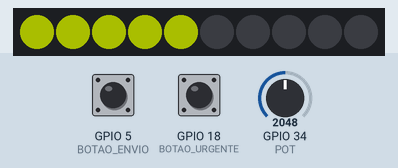
A sketch run on a simulated ESP32. Shown: 10 RGB LEDs in strip order, left to right. The test bench sets the inputs (shaded band); at power-on: GPIO 34 (POT) = 2048, GPIO 5 (BOTAO_ENVIO) HIGH, GPIO 18 (BOTAO_URGENTE) HIGH. Dim RGB values are drawn brighter than linear; WiFi joins after 1.5 s; servers stay silent unless stated; what the sketch prints to the serial monitor is not drawn.

Above: at 2.2 s.
2.3 s: GPIO 34 (POT) set to 2866
At 2.9 s:
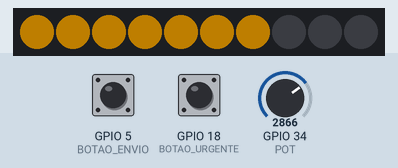
3.8 s: GPIO 34 (POT) set to 3603
At 5.0 s:
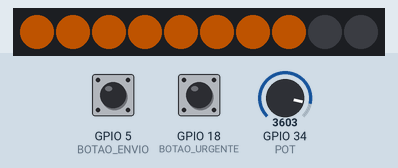
5.3 s: GPIO 34 (POT) set to 4095
At 6.4 s:
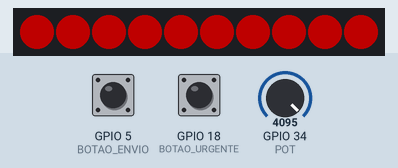
6.8 s: GPIO 34 (POT) set to 1228
At 7.5 s:
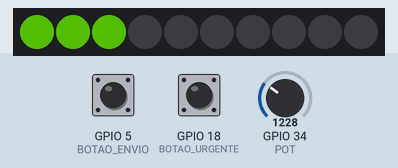
Timing chart, 0 to 9.8 s (numbered marks = the images above; inputs shaded):
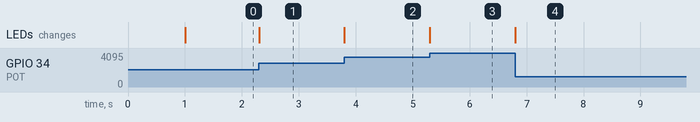

The sketch:

painel2.ino
```cpp
#include <WiFi.h>
#include <HTTPClient.h>
#include <Adafruit_NeoPixel.h>

const char* ssid     = "Desktop_F8A94029";
const char* password = "9895004130331967";

const char* serverUrl = "http://192.168.137.69:5000/update";

#define BOTAO_ENVIO   5
#define BOTAO_URGENTE 18
#define POT     34
#define LED_PIN  14

#define NUM_LEDS 10
#define GRUPO    2

Adafruit_NeoPixel fita(NUM_LEDS, LED_PIN, NEO_GRB + NEO_KHZ800);

// ─── CONTROLE ───────────────────────────
unsigned long lastDebounceEnvio = 0;
unsigned long lastDebounceUrgente = 0;
unsigned long debounceDelay = 50;

unsigned long lastSendTime = 0;
unsigned long sendCooldown = 3000;

bool lastEnvioState = HIGH;
bool lastUrgenteState = HIGH;

bool envioState = HIGH;
bool urgente = false;

// ─── LED ────────────────────────────────
uint32_t corPorNivel(int nivel) {
  float t = (float)(nivel - 1) / (NUM_LEDS - 1);

  uint8_t r, g;

  if (t <= 0.5f) {
    r = t * 2 * 255;
    g = 255;
  } else {
    r = 255;
    g = (1 - (t - 0.5f) * 2) * 255;
  }

  return fita.Color(r, g, 0);
}

void atualizarFita(int nivel) {
  fita.clear();

  for (int i = 0; i < nivel; i++) {
    fita.setPixelColor(i, corPorNivel(nivel));
  }

  fita.show();
}

// ─── WIFI ───────────────────────────────
void garantirWiFi() {
  if (WiFi.status() == WL_CONNECTED) return;

  Serial.println("🔄 Reconectando WiFi...");

  WiFi.disconnect();
  WiFi.begin(ssid, password);

  int tentativas = 0;
  while (WiFi.status() != WL_CONNECTED && tentativas < 10) {
    Serial.print(".");
    delay(500);
    tentativas++;
  }

  if (WiFi.status() == WL_CONNECTED) {
    Serial.println("\n✅ WiFi conectado!");
  } else {
    Serial.println("\n❌ Falha ao conectar WiFi");
  }
}

// ─── ENVIO HTTP ─────────────────────────
void enviarDados(int nivel) {
  garantirWiFi();

  if (WiFi.status() != WL_CONNECTED) {
    Serial.println("❌ Sem WiFi - envio cancelado");
    return;
  }

  HTTPClient http;

  String url = String(serverUrl) +
               "?grupo=" + GRUPO +
               "&nivel=" + nivel +
               "&urgente=" + String(urgente ? 1 : 0);

  Serial.println("\n📤 ENVIANDO DADOS:");
  Serial.println(url);

  for (int i = 0; i < 3; i++) {
    http.begin(url);
    int code = http.GET();

    Serial.print("Tentativa ");
    Serial.print(i + 1);
    Serial.print(" | HTTP Code: ");
    Serial.println(code);

    if (code > 0) {
      Serial.println("✅ Enviado com sucesso!");
      http.end();
      return;
    }

    http.end();
    delay(500);
  }

  Serial.println("❌ Falha no envio após 3 tentativas");
}

// ─── SETUP ──────────────────────────────
void setup() {
  Serial.begin(115200);
  delay(1000);

  Serial.println("=== SISTEMA INICIADO (GRUPO 2) ===");

  pinMode(BOTAO_ENVIO, INPUT_PULLUP);
  pinMode(BOTAO_URGENTE, INPUT_PULLUP);
  pinMode(POT, INPUT);

  fita.begin();
  fita.setBrightness(80);
  fita.show();

  WiFi.begin(ssid, password);
  Serial.println("🔌 Tentando conectar WiFi...");
}

// ─── LOOP ───────────────────────────────
void loop() {
  int valorPot = analogRead(POT);
  int nivel = map(valorPot, 0, 4095, 1, NUM_LEDS);

  atualizarFita(nivel);

  // ─── BOTÃO URGENTE (TOGGLE) ───
  int readUrgente = digitalRead(BOTAO_URGENTE);

  if (readUrgente != lastUrgenteState) {
    lastDebounceUrgente = millis();
  }

  if ((millis() - lastDebounceUrgente) > debounceDelay) {
    if (readUrgente == LOW && lastUrgenteState == HIGH) {
      urgente = !urgente;

      Serial.print("🔴 URGENTE TOGGLE: ");
      Serial.println(urgente ? "ON (1)" : "OFF (0)");
    }
  }

  lastUrgenteState = readUrgente;

  // ─── BOTÃO ENVIO ───
  int readEnvio = digitalRead(BOTAO_ENVIO);

  if (readEnvio != lastEnvioState) {
    lastDebounceEnvio = millis();
  }

  if ((millis() - lastDebounceEnvio) > debounceDelay) {
    if (readEnvio == LOW && envioState == HIGH) {

      Serial.println("📥 BOTÃO ENVIO PRESSIONADO");

      if (millis() - lastSendTime > sendCooldown) {
        Serial.print("Estado urgente atual: ");
        Serial.println(urgente ? "1" : "0");

        enviarDados(nivel);
        lastSendTime = millis();
      } else {
        Serial.println("⏳ Cooldown ativo, não enviou");
      }
    }
    envioState = readEnvio;
  }

  lastEnvioState = readEnvio;
}
```

Measured:
- after the input at 2.3 s, the LEDs: change at once (image 1)
- after the input at 3.8 s, the LEDs: change at once (image 2)
- after the input at 5.3 s, the LEDs: change at once (image 3)
- after the input at 6.8 s, the LEDs: change at once (image 4)
